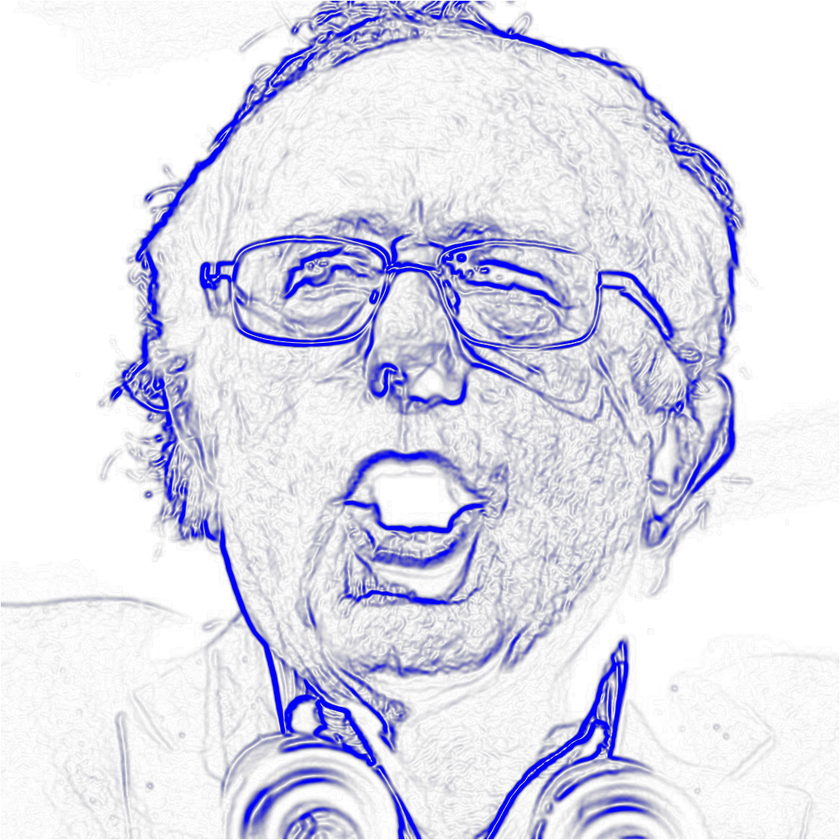
#> input picture edges/bern.png, 840 x 840 px, shrunk from 1100 x 1100 before the run; its folder holds only this picture in this run
$ python edgepop.py --input edges/bern.png
#> lines starting #> are read from the running program, lines starting #| are printed output that depends on the picture
from PIL import Image, ImageDraw, ImageFilter
from math import sqrt
import argparse
import ntpath

parser = argparse.ArgumentParser()
parser.add_argument("-i", "--input", type=str, help="input image name", required=True)
parser.add_argument("-r", "--red", type=float, help="percent red", default=1.0)
parser.add_argument("-g", "--green", type=float, help="percent green", default=1.0)
parser.add_argument("-b", "--blue", type=float, help="percent blue", default=1.0)
parser.add_argument("-s", "--radius", type=int, help="line thickness radius", default=3)
args = parser.parse_args()

SPECIAL_SAUCE = args.radius
FILENAME = ntpath.splitext(ntpath.basename(args.input))[0]
RED = args.red
GREEN = args.green
BLUE = args.blue

# Load image:
input_image = Image.open(args.input)
#> input_image is the input picture: PIL image 840x840 RGBA; mean R, G, B, A 0, 0, 31.7, 33
smoothed_input = input_image.filter(ImageFilter.GaussianBlur(radius=SPECIAL_SAUCE))
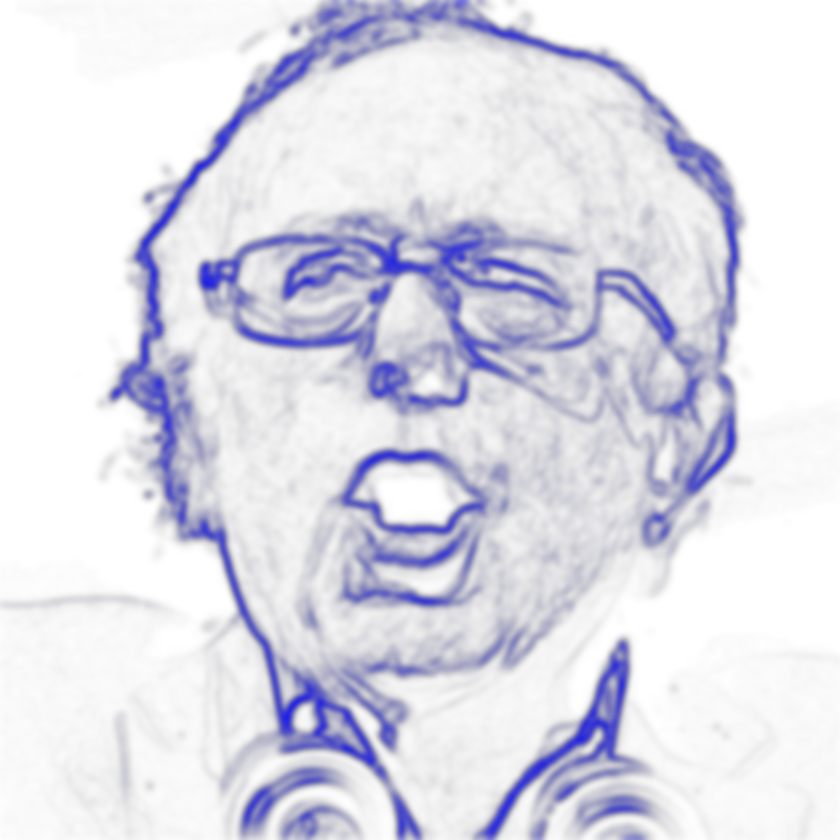
#> smoothed_input: PIL image 840x840 RGBA; mean R, G, B, A 0, 0, 31.7, 32.9; transparent parts drawn white
input_pixels = smoothed_input.load()

# Calculate pixel intensity as the average of red, green and blue colors.
intensity = [[sum(input_pixels[x, y]) / 3 for y in range(smoothed_input.height)] for x in range(smoothed_input.width)]
#> intensity = 840 items

# Sobel kernels
kernelx = [[-1, 0, 1],
           [-2, 0, 2],
           [-1, 0, 1]]
kernely = [[-1, -2, -1],
           [0, 0, 0],
           [1, 2, 1]]

# Create output image
output_image = Image.new("RGBA", smoothed_input.size)
#> output_image: PIL image 840x840 RGBA; every value is 0

draw = ImageDraw.Draw(output_image)

percentChange = 1.0 / (smoothed_input.width - 2) / (smoothed_input.height - 2)
#> percentChange = 1.42e-06
percent = 0.0

# Compute convolution between intensity and kernels
for x in range(1, smoothed_input.width - 1):
  for y in range(1, smoothed_input.height - 1):
    percent += percentChange
    print("\r{:.2f}% complete".format(round(percent * 100, 2)), end = '')
    magx, magy = 0, 0
    for a in range(3):
      for b in range(3):
        xn = x + a - 1
        yn = y + b - 1
        magx += intensity[xn][yn] * kernelx[a][b] * SPECIAL_SAUCE
        magy += intensity[xn][yn] * kernely[a][b] * SPECIAL_SAUCE

    # Create intensity magnitude
    color = int(sqrt(magx**2 + magy**2))
    draw.point((x, y), (int(RED * color), int(GREEN * color), int(BLUE * color), color))
#> after the loop, percent = 1

print("")

output_image.save("edges/{}.png".format(FILENAME))
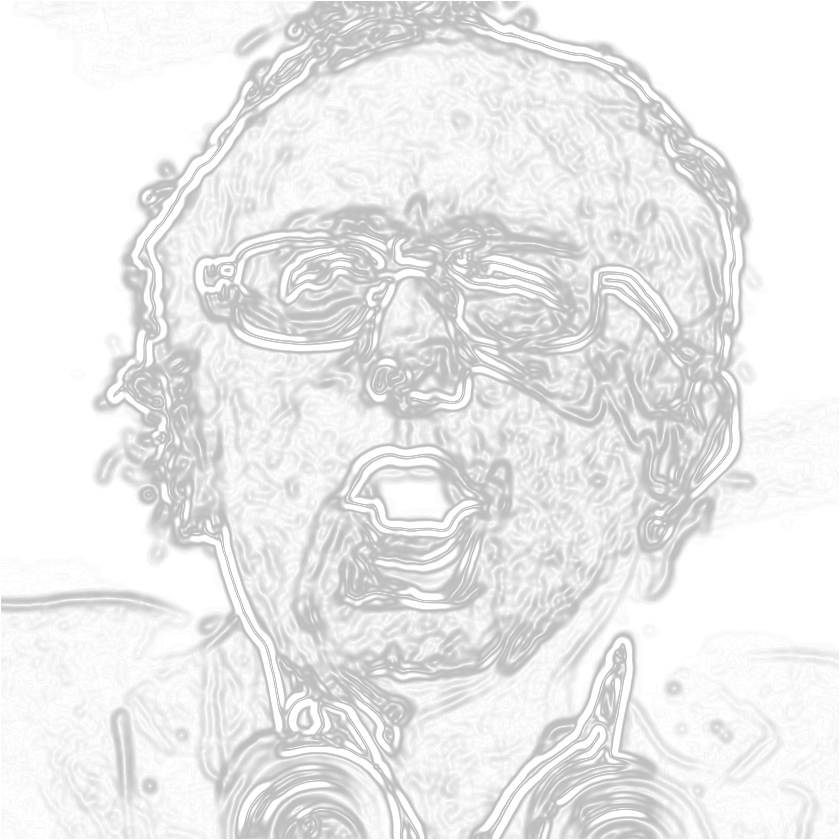
#> saved as bern.png: PIL image 840x840 RGBA; mean R, G, B, A 46, 46, 46, 46; transparent parts drawn white

input_image.paste(output_image, (0, 0), output_image)
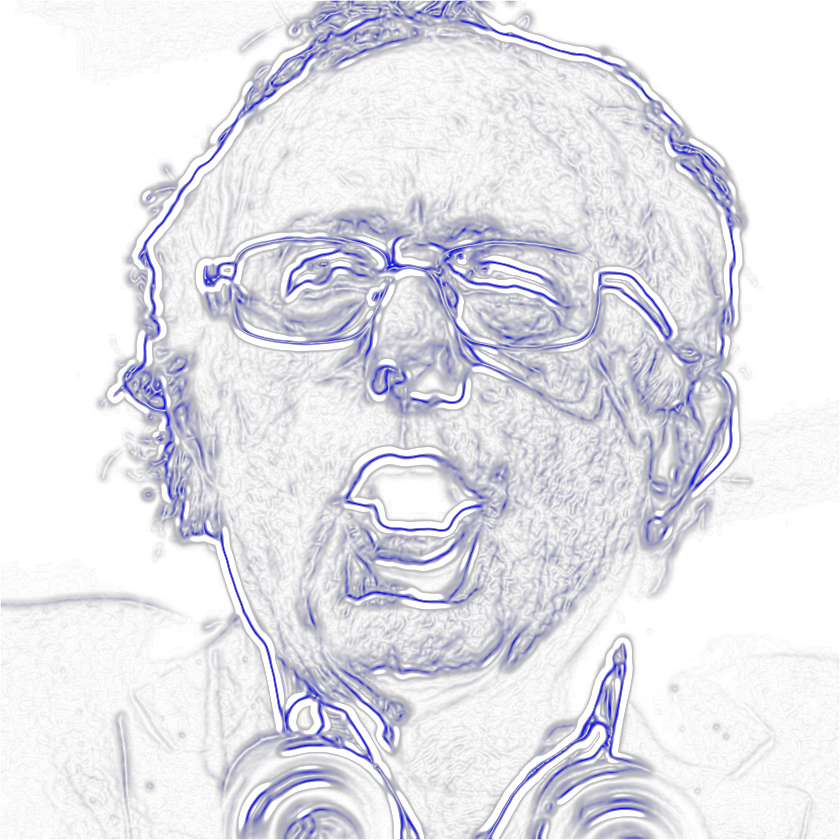
#> input_image: PIL image 840x840 RGBA; mean R, G, B, A 26.5, 26.5, 44.3, 45.4; transparent parts drawn white
input_image.save("results/{}.png".format(FILENAME))

$ run again, on edges/edgebez.png
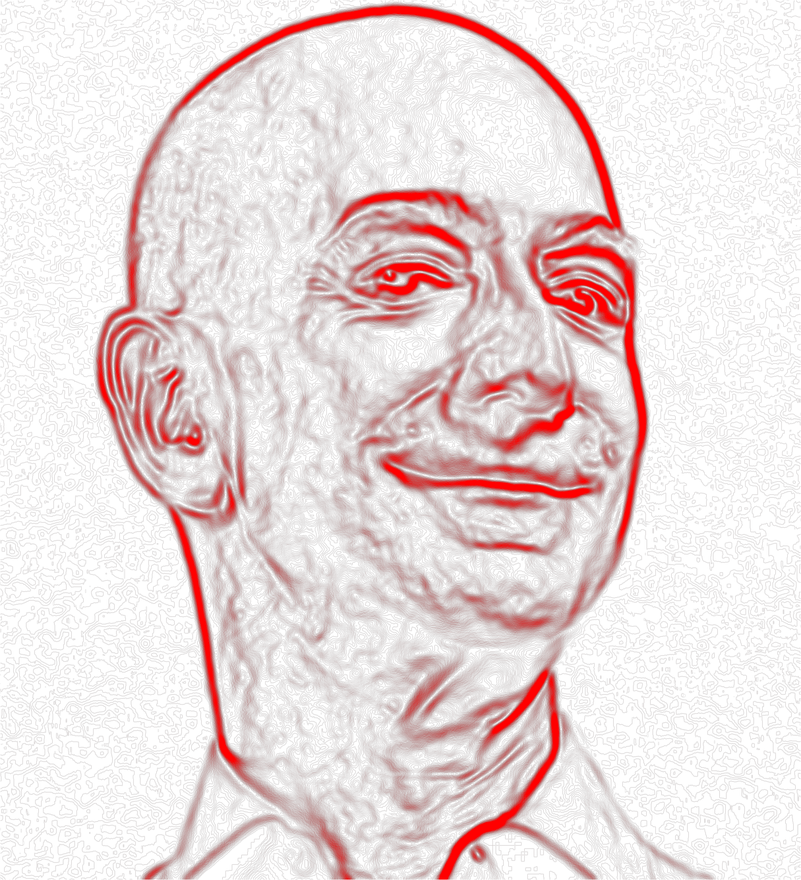
#> input picture edges/edgebez.png, 801 x 880 px, shrunk from 2016 x 2215 before the run
#> input_image is the input picture: PIL image 801x880 RGBA; mean R, G, B, A 37.3, 0, 0, 34.1
#> `smoothed_input = input_image.filter(ImageFilter.GaussianBlur(radius=SP..`:
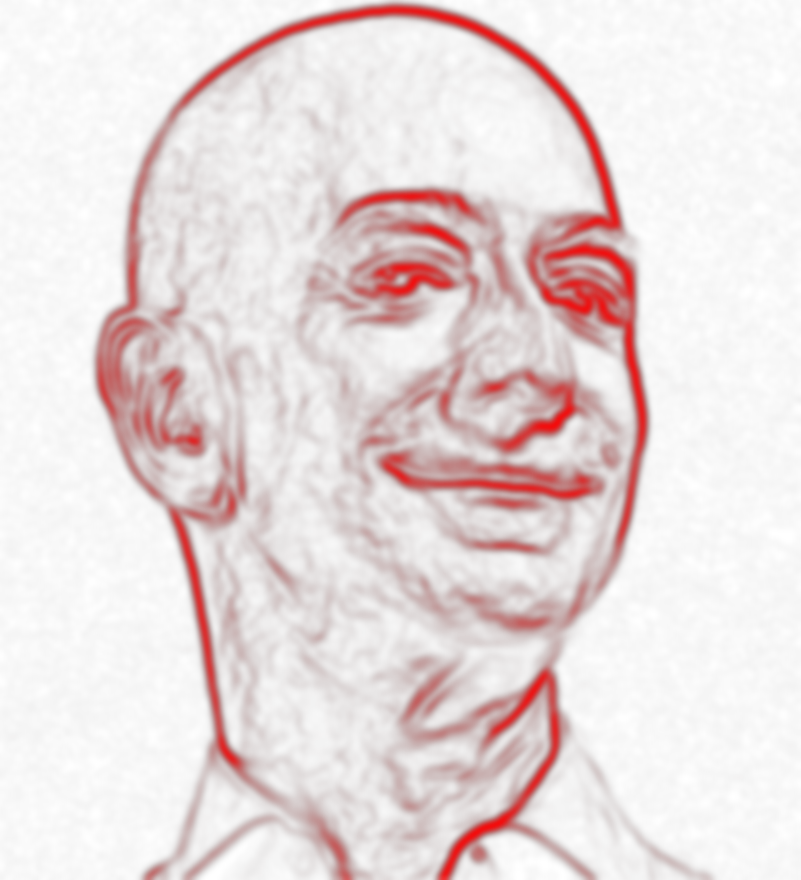
#> smoothed_input: PIL image 801x880 RGBA; mean R, G, B, A 37.3, 0, 0, 34; transparent parts drawn white
#> intensity = 801 items
#> output_image: PIL image 801x880 RGBA; every value is 0
#> after the loop `for x in range(1, smoothed_input.width - 1):`: percent = 1
#> `input_image.paste(output_image, (0, 0), output_image)`:
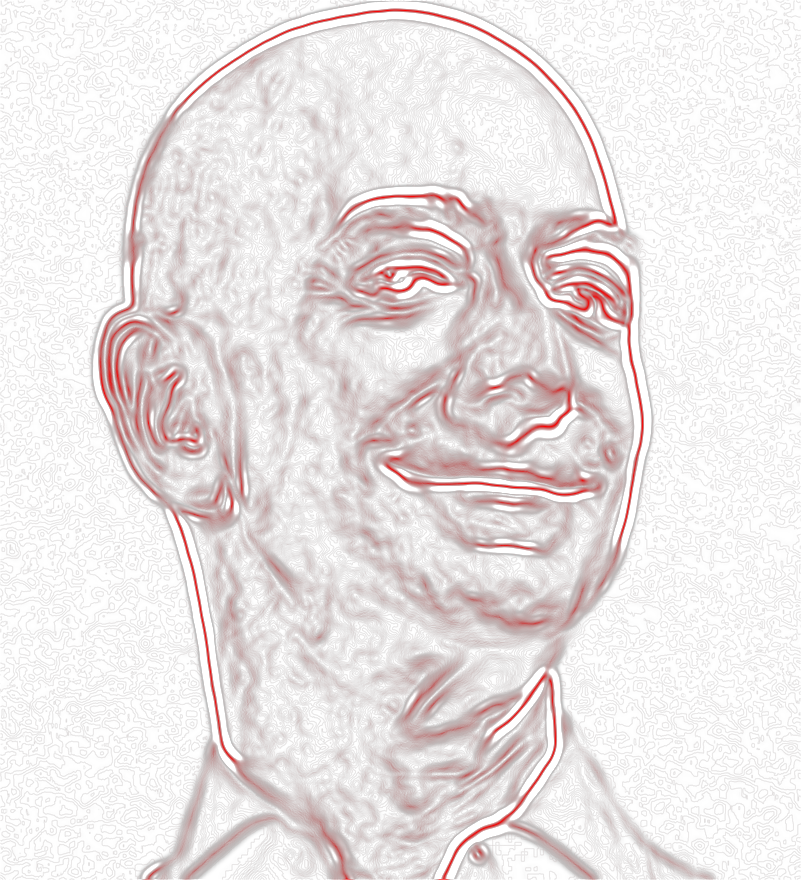
#> input_image: PIL image 801x880 RGBA; mean R, G, B, A 46.2, 22.7, 22.7, 43.2; transparent parts drawn white

$ run again, on edges/trump.png
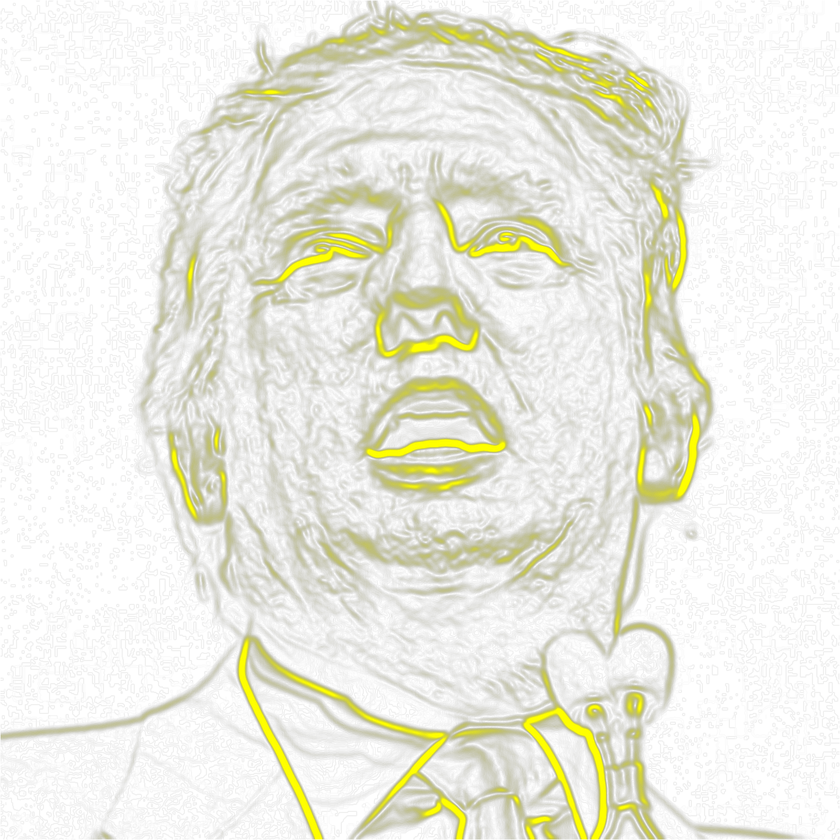
#> input picture edges/trump.png, 840 x 840 px, shrunk from 1526 x 1526 before the run
#> input_image is the input picture: PIL image 840x840 RGBA; mean R, G, B, A 29.2, 29.2, 0, 29.4
#> `smoothed_input = input_image.filter(ImageFilter.GaussianBlur(radius=SP..`:
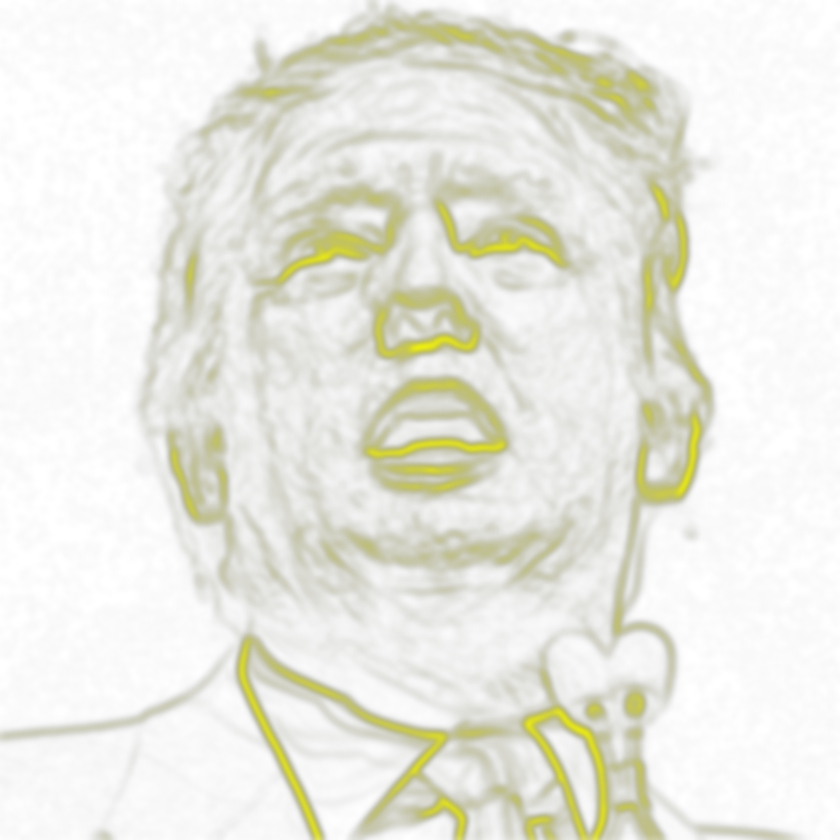
#> smoothed_input: PIL image 840x840 RGBA; mean R, G, B, A 29.2, 29.2, 0, 29.3; transparent parts drawn white
#> intensity = 840 items
#> output_image: PIL image 840x840 RGBA; every value is 0
#> after the loop `for x in range(1, smoothed_input.width - 1):`: percent = 1
#> `input_image.paste(output_image, (0, 0), output_image)`:
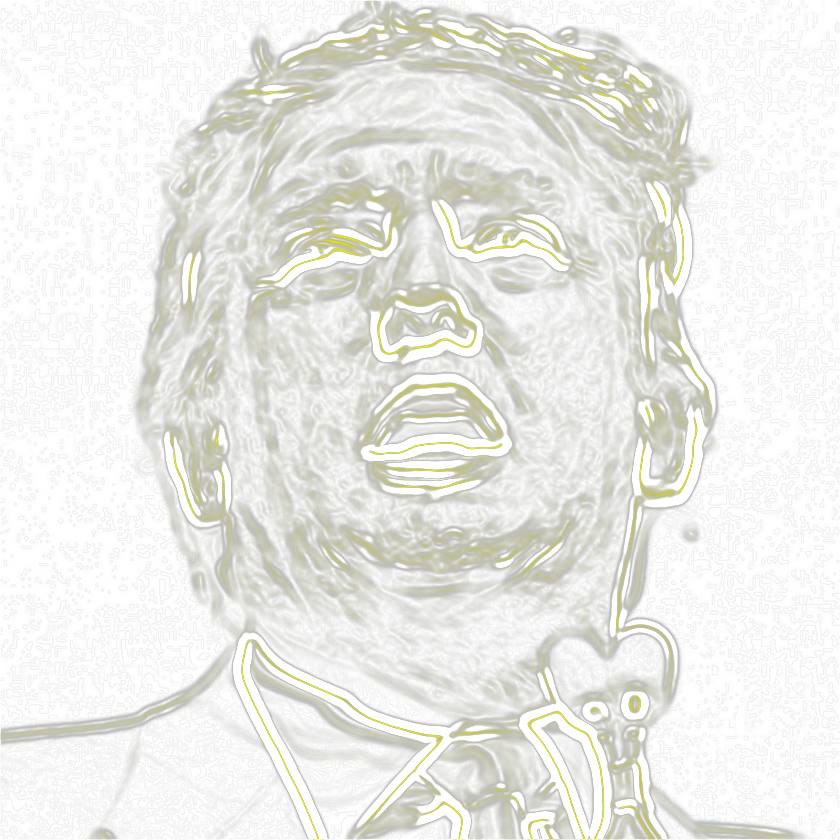
#> input_image: PIL image 840x840 RGBA; mean R, G, B, A 48.6, 48.6, 33.5, 48.6; transparent parts drawn white
